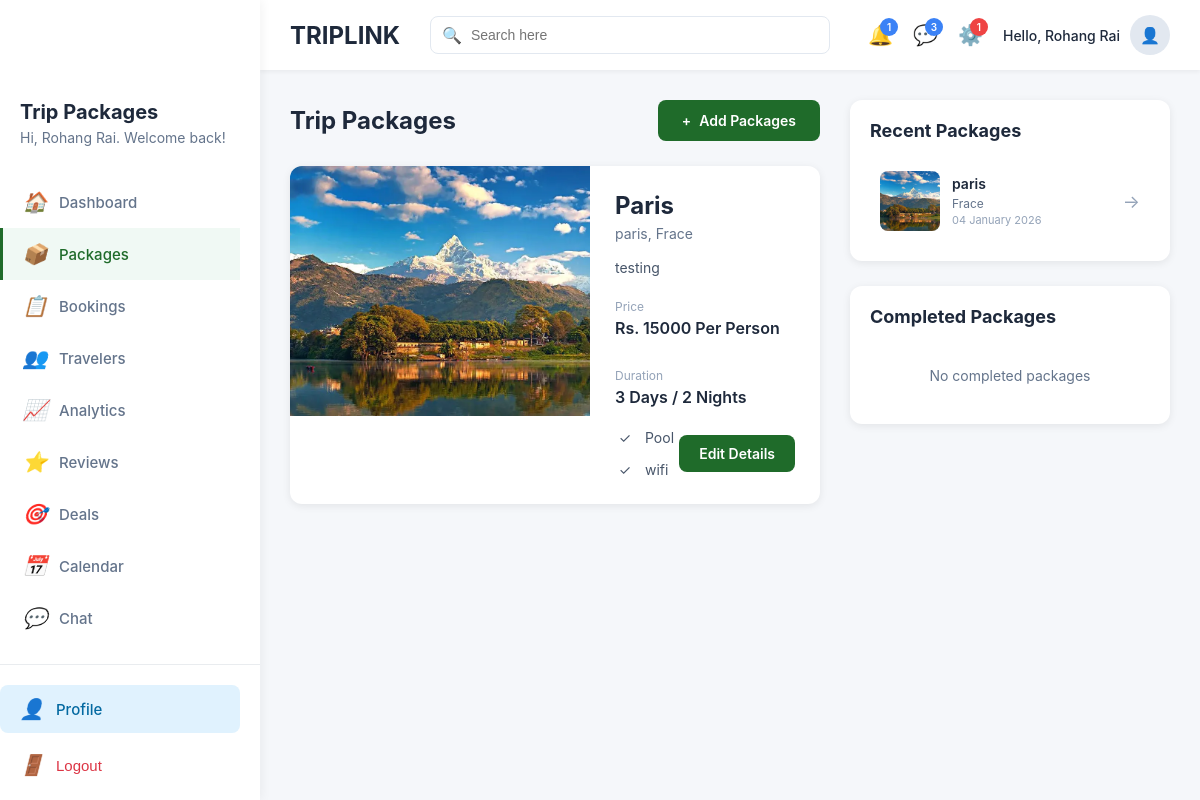
/packages/agent/ (signed in), run on an earlier commit of the app's database.
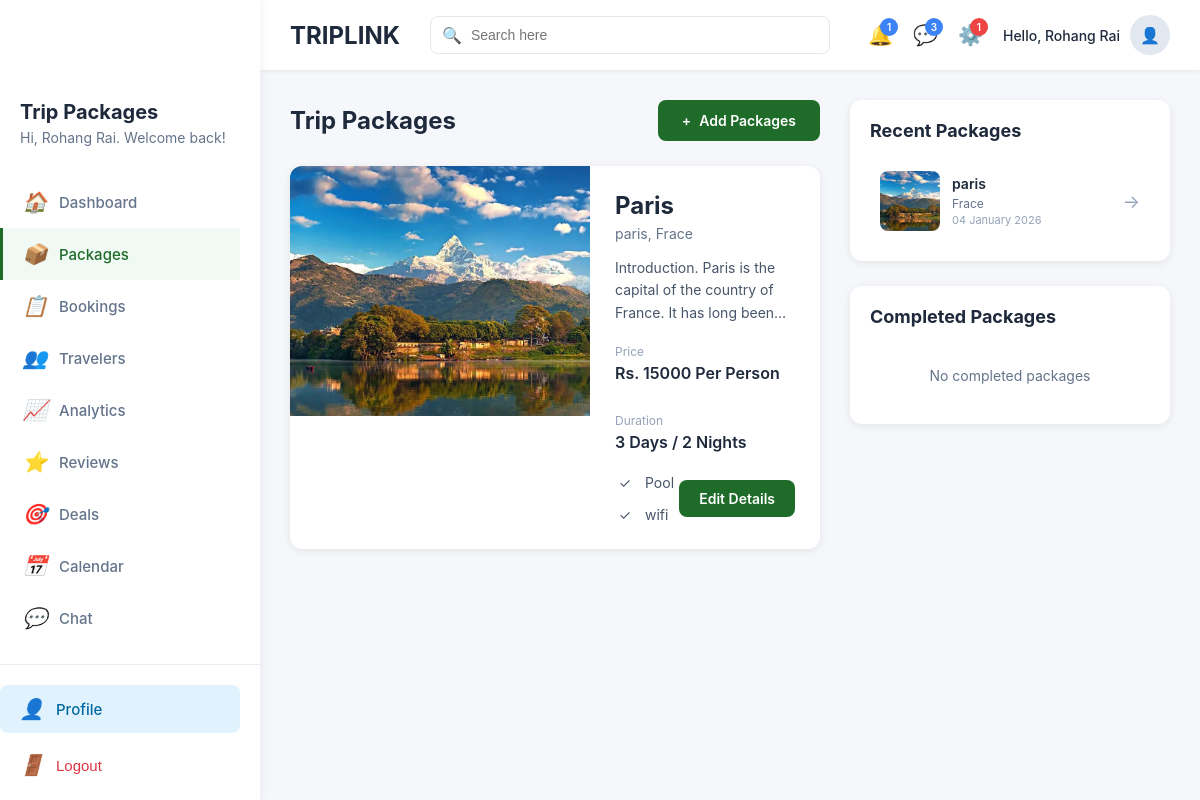
And on a later commit of the database.
### accounts/models.py (models this page shows, shortened)
class Package(models.Model):
    agent = models.ForeignKey(User, on_delete=models.CASCADE, related_name='packages', limit_choices_to={'role': Roles.AGENT})
    title = models.CharField(max_length=200, help_text="Package title (e.g., PARIS)")
    location = models.CharField(max_length=200, help_text="Location name (e.g., Paris)")
    country = models.CharField(max_length=100, help_text="Country name (e.g., France)")
    description = models.TextField(help_text="Detailed description of the package")
    price_per_person = models.DecimalField(max_digits=10, decimal_places=2, help_text="Price in Rs.")
    duration_days = models.PositiveIntegerField(default=7, help_text="Number of days")
    duration_nights = models.PositiveIntegerField(default=6, help_text="Number of nights")
    main_image = models.ImageField(upload_to=package_image_path, null=True, blank=True)
    features = models.ManyToManyField(PackageFeature, related_name='packages', blank=True)
    status = models.CharField(
        max_length=20,
        choices=PackageStatus.choices,
        default=PackageStatus.ACTIVE
    )
    rating = models.DecimalField(max_digits=3, decimal_places=1, default=0.0, help_text="Average rating (0-5)")
    participants_count = models.PositiveIntegerField(default=0, help_text="Number of people who joined")
    created_at = models.DateTimeField(auto_now_add=True)
    updated_at = models.DateTimeField(auto_now=True)
    class Meta:
        verbose_name = "Package"
        verbose_name_plural = "Packages"
        ordering = ['-created_at']
    @property
    def duration_display(self):
        return f"{self.duration_days} Days / {self.duration_nights} Nights"

### accounts/views.py (the view)
# urls.py: path('packages/agent/', agent_packages_view, name='agent_packages'),
def agent_packages_view(request):
    if not request.user.is_authenticated or request.user.role != Roles.AGENT:
        messages.error(request, 'Access denied. Agent access required.')
        return redirect('login')
    packages = Package.objects.filter(agent=request.user).order_by('-created_at')
    recent_packages = packages[:7]  # Last 7 packages
    completed_packages = packages.filter(status=PackageStatus.COMPLETED)[:4]  # Last 4 completed
    try:
        agent_profile = AgentProfile.objects.get(user=request.user)
        display_name = agent_profile.full_name
    except AgentProfile.DoesNotExist:
        display_name = request.user.email.split('@')[0]
    context = {
        'user': request.user,
        'display_name': display_name,
        'packages': packages,
        'recent_packages': recent_packages,
        'completed_packages': completed_packages,
    }
    return render(request, 'agent_packages.html', context)

### accounts/models.py (called while the page is built)
    @property
    def full_name(self):
        if self.first_name and self.last_name:
            return f"{self.first_name} {self.last_name}"
        elif self.first_name:
            return self.first_name
        elif self.last_name:
            return self.last_name
        return self.user.email.split('@')[0]

### templates/agent_packages.html (shortened to what the changed rows need)
{% extends 'base.html' %}
{% load static %}
{% block content %}
<div class="dashboard-container">
    <aside class="sidebar">
        <div class="sidebar-content">
            <h1 class="sidebar-title">Trip Packages</h1>
        </div>
    </aside>
    <main class="main-content">
        <div class="content-wrapper">
            <div class="main-section">
                <div class="section-header">
                    <h2 class="section-title">Trip Packages</h2>
                </div>
                <div class="packages-grid">
                    {% if packages %}
                        {% for package in packages %}
                            <div class="package-card">
                                {% if package.main_image %}
                                    <img src="{{ package.main_image.url }}" alt="{{ package.title }}" class="package-image">
                                {% else %}
                                    <div class="package-image" style="background: linear-gradient(135deg, #667eea 0%, #764ba2 100%); display: flex; align-items: center; justify-content: center; color: white; font-size: 48px;">
                                        📦
                                    </div>
                                {% endif %}
                                <div class="package-content">
                                    <div class="package-header">
                                        <h3 class="package-title">{{ package.title }}</h3>
                                        <p class="package-location">{{ package.location }}, {{ package.country }}</p>
                                    </div>
                                    <p class="package-description">{{ package.description }}</p>
                                    <div class="package-details">
                                        <div class="package-detail">
                                            <span class="detail-label">Price</span>
                                            <span class="detail-value">Rs. {{ package.price_per_person|floatformat:0 }} Per Person</span>
                                        </div>
                                        <div class="package-detail">
                                            <span class="detail-label">Duration</span>
                                            <span class="detail-value">{{ package.duration_display }}</span>
                                        </div>
                                    </div>
                                    <div class="package-actions">
                                        <div class="package-features">
                                            {% for feature in package.features.all|slice:":4" %}
                                                <div class="feature-item">
                                                    <span class="feature-icon">{{ feature.icon|default:"✓" }}</span>
                                                    <span>{{ feature.name }}</span>
                                                </div>
                                            {% empty %}
                                                <div class="feature-item">
                                                    <span class="feature-icon">✓</span>
                                                    <span>All Inclusive</span>
                                                </div>
                                            {% endfor %}
                                        </div>
                                        <a href="{% url 'agent_edit_package' package.id %}" class="btn-edit">Edit Details</a>
                                    </div>
                                </div>
                            </div>
                        {% endfor %}
                    {% else %}
                        <div class="empty-state">
                            <div class="empty-state-icon">📦</div>
                            <div class="empty-state-text">No packages yet. Create your first package to get started!</div>
                        </div>
                    {% endif %}
                </div>
            </div>
            <aside class="right-sidebar">
                <div class="sidebar-widget">
                    <div class="package-list">
                        {% if recent_packages %}
                            {% for package in recent_packages %}
                                <div class="package-list-item">
                                    {% if package.main_image %}
                                        <img src="{{ package.main_image.url }}" alt="{{ package.title }}" class="package-thumbnail">
                                    {% else %}
                                        <div class="package-thumbnail" style="background: #e2e8f0; display: flex; align-items: center; justify-content: center; color: #94a3b8;">📦</div>
                                    {% endif %}
                                    <div class="package-list-content">
                                        <div class="package-list-title">{{ package.location }}</div>
                                        <div class="package-list-subtitle">{{ package.country }}</div>
                                        <div class="package-list-date">{{ package.created_at|date:"d F Y" }}</div>
                                    </div>
                                    <span class="package-list-arrow">→</span>
                                </div>
                            {% endfor %}
                        {% else %}
                            <div class="empty-state" style="padding: 20px;">
                                <div class="empty-state-text" style="font-size: 14px;">No recent packages</div>
                            </div>
                        {% endif %}
                    </div>
                </div>
            </aside>
        </div>
    </main>
</div>
{% endblock %}

What changed in the data, as far as the page shows it:
changed Package "Paris": description "testing" → "Introduction. Paris is the capital of the country of France. It has long…"
